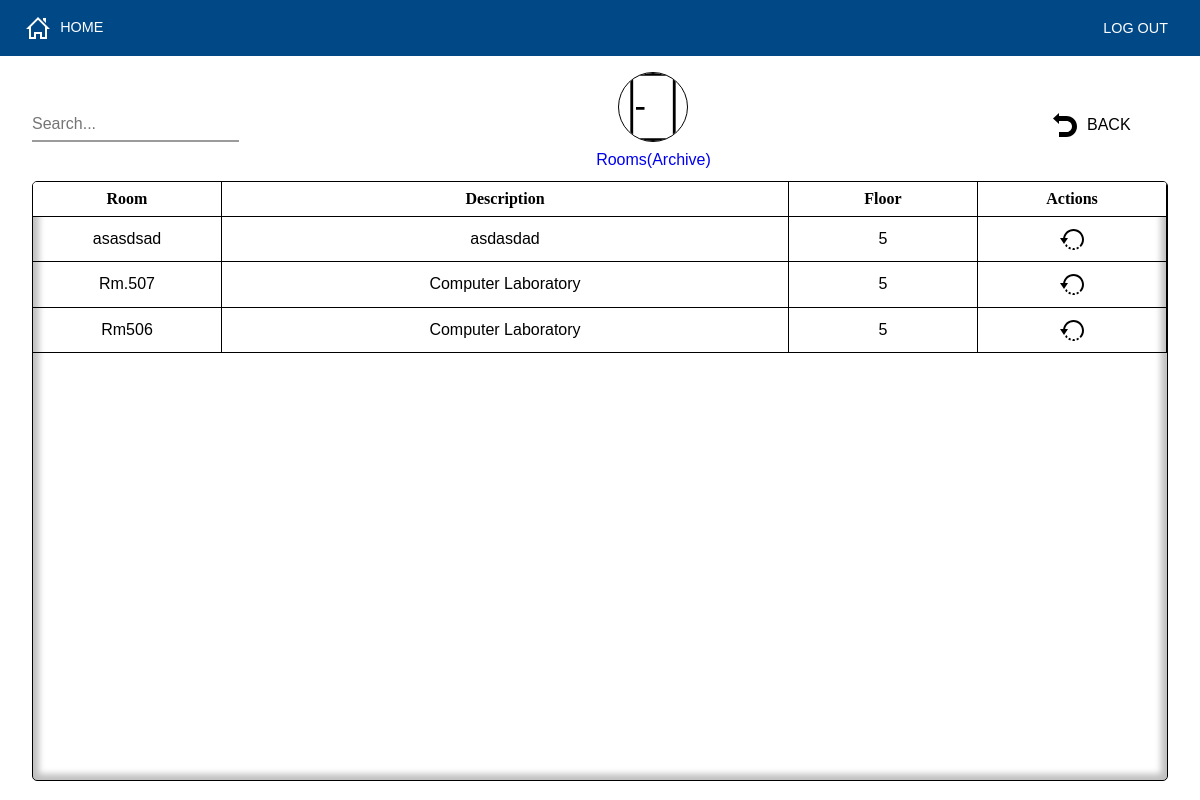
/rooms.php?archive (signed in), run on an earlier commit of the app's database.
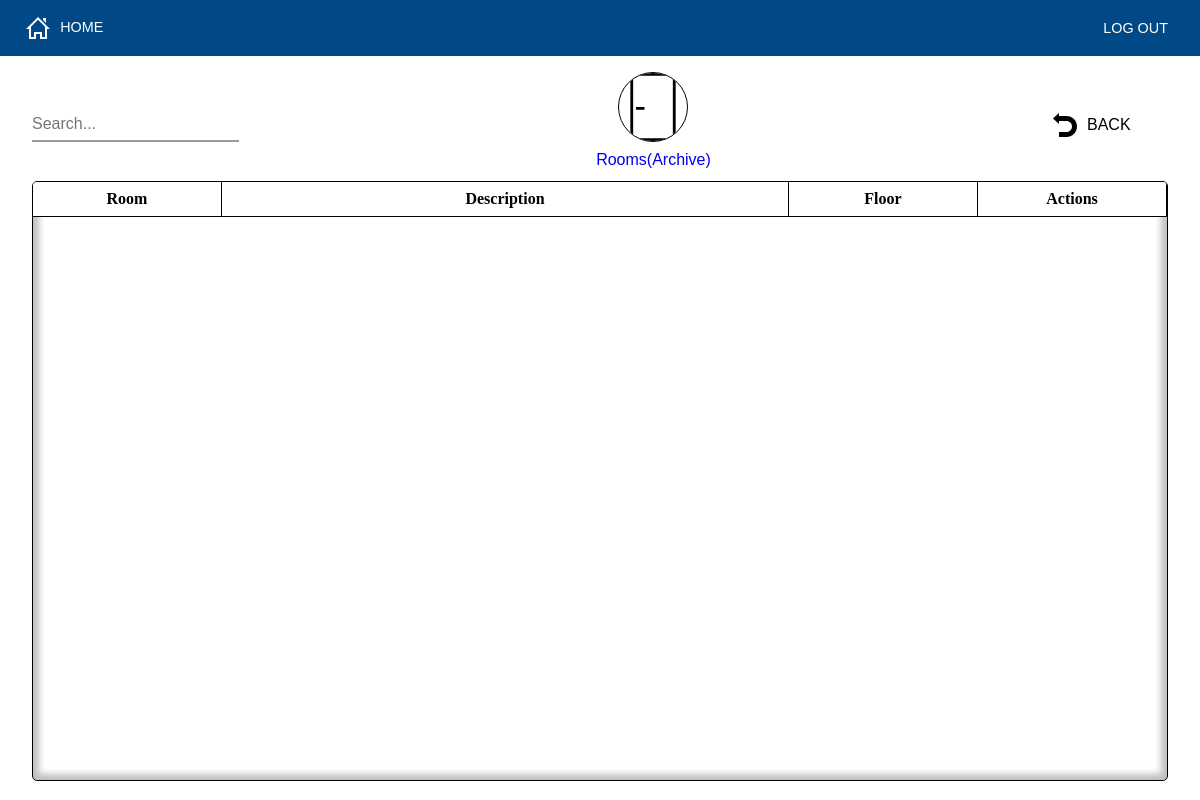
And on a later commit of the database.
### tables this page shows
CREATE TABLE `rooms` (
  `rm_id` int(11) NOT NULL,
  `rm_name` varchar(30) NOT NULL,
  `rm_desc` text NOT NULL,
  `rm_floor` int(11) NOT NULL,
  `rm_active` tinyint(1) NOT NULL DEFAULT 1
);

### classes/dbh.class.php (called while the page is built, shortened)
<?php
class Dbh
{
   private $host = "localhost";
   private $user = "root";
   private $pwd = "";
   private $dbName = "ClassSchedulingSystem";
   protected function connect()
   {
      try {
         $dsn = 'mysql:host=' . $this->host . ';dbname=' . $this->dbName;
         $pdo = new PDO($dsn, $this->user, $this->pwd);
         $pdo->setAttribute(PDO::ATTR_DEFAULT_FETCH_MODE, PDO::FETCH_ASSOC);
         return $pdo;
      } catch (PDOException $e) {
         trigger_error("Error: " . $e->getMessage());
      }
   }
}

### classes/rooms.class.php (called while the page is built, shortened)
<?php
class Rooms extends Dbh
{
  protected function getRoomsByState($state)
  {
    $sql = 'SELECT * FROM rooms WHERE rm_active = ?';
    try {
      $stmt = $this->connect()->prepare($sql);
      $stmt->execute([$state]);
      $results = $stmt->fetchAll();
      return $results;
    } catch (PDOException $e) {
      trigger_error('Error: ' . $e);
    }
  }
}

### classes/roomsview.class.php (the view, shortened to what this page needs)
<?php
class RoomsView extends Rooms
{
  public function FetchRoomsByState($state)
  {
    $results = $this->getRoomsByState($state);
    return $results;
  }
  public function DisplayRooms($results)
  {
    echo "<ul class='module__List module__Title'>
            <li class='module__Item'>Room</li>
            <li class='module__Item'>Description</li>
            <li class='module__Item'>Floor</li>
            <li class='module__Item'>Actions</li>
          </ul>";
    foreach ($results as $result) {
      $iconName = ($result['rm_active'] == 1) ? 'delete' : 'restore';
      echo " <ul class='module__List'>
        <li class='module__Item'>" . $result['rm_name'] . "</li>
        <li class='module__Item'>" . $result['rm_desc'] . "</li>
        <li class='module__Item'>" . $result['rm_floor'] . "</li>
        <li class='module__Item'>
          <div>";
      echo "<form onsubmit='return submitForm(this)' action='./includes/rooms.inc.php' method='POST'>
                <input name='rmID' type='hidden' value='" . $result['rm_id'] . "'>
                <input id='state' name='state' type='hidden' value='" . $result['rm_active'] . "'>
                <button name='submitStatus' type='submit'><img src='drawables/icons/" . $iconName . ".svg' alter='Delete'/></button>
                <span>" . $iconName . "</span>
              </form>
          </div>
        </li>
      </ul>";
    }
  }
}

### layouts/__header.php (shortened to what this page needs)
<!DOCTYPE html>
<html lang="en">
<head>
   <link rel="stylesheet" href="./styles/admin.css" />
</head>
<body>
   <nav class="nav">
      <?php
      $url = $_SERVER['REQUEST_URI'];
      if (!strpos($url, "dashboard")) {
         echo "<a href='dashboard.php' class='button back'><img src='drawables/icons/home.svg' /><span>HOME</span></a>";
      }
      ?>
      <form class="nav__Button" action="./includes/logout.inc.php" method="POST">
         <button type="submit" name="logout-Button" class="button">LOG OUT</button>
      </form>
   </nav>

### rooms.php (shortened to what this page needs)
<?php
include_once './layouts/__header.php';
$state = isset($_GET['archive']) ? 0 : 1;
$subTitle = isset($_GET['archive']) ? '(Archive)' : '';
?>
<main class='rooms module'>
   <div class="module__Header">
      <form class="liveSearch__Form">
         <input id="liveSearch" type="search" name="searchRooms" placeholder="Search...">
      </form>
      <div class="module__Logo">
         <img src="drawables/icons/rooms.svg" alt="Subjects">
         <a href='?#' class="button">Rooms<?php echo $subTitle ?></a>
      </div>
      <div class="module__Links">
         <?php
         if (!isset($_GET['archive'])) {
            echo "   <a href='?add'><img src='drawables/icons/add.svg' alter='Add' />
            <span>Add</span>
            </a>";
            echo "<a href='?archive'><img src='drawables/icons/archive.svg' alter='Archive' />
            <span>Archive</span>
            </a>";
         } else {
            echo "<a class= 'module__Return' href='?'><img src='drawables/icons/return.svg'/>BACK</a>";
         }
         ?>
      </div>
   </div>
   <div class='module__Container'>
      <?php
      $roomsView = new RoomsView();
      $results = $roomsView->FetchRoomsByState($state);
      $roomsView->DisplayRooms($results);
      ?>
   </div>
</main>
<?php
include_once './layouts/__footer.php';
?>

### layouts/__footer.php
   </body>
</html>

What changed in the data, as far as the page shows it:
removed rooms: rm_name "asasdsad", rm_desc "asdasdad", rm_floor "5"
removed rooms: rm_name "Rm.507", rm_desc "Computer Laboratory", rm_floor "5"
removed rooms: rm_name "Rm506", rm_desc "Computer Laboratory", rm_floor "5"
